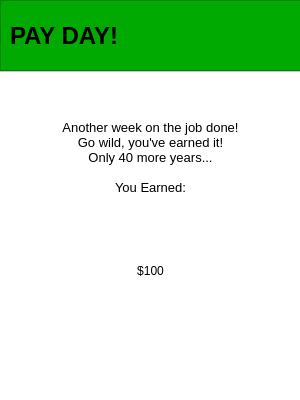
<?xml version="1.0" encoding="UTF-8"?>
<ui version="4.0">
 <class>MoneyPopupDialog</class>
 <widget class="QDialog" name="MoneyPopupDialog">
  <property name="geometry">
   <rect>
    <x>0</x>
    <y>0</y>
    <width>300</width>
    <height>400</height>
   </rect>
  </property>
  <property name="windowTitle">
   <string>Dialog</string>
  </property>
  <widget class="QGraphicsView" name="graphicsView">
   <property name="geometry">
    <rect>
     <x>0</x>
     <y>0</y>
     <width>301</width>
     <height>71</height>
    </rect>
   </property>
   <property name="styleSheet">
    <string notr="true">background-color: rgb(0, 170, 0);</string>
   </property>
  </widget>
  <widget class="QLabel" name="label">
   <property name="geometry">
    <rect>
     <x>10</x>
     <y>10</y>
     <width>141</width>
     <height>51</height>
    </rect>
   </property>
   <property name="font">
    <font>
     <pointsize>18</pointsize>
     <italic>false</italic>
     <bold>true</bold>
    </font>
   </property>
   <property name="text">
    <string>PAY DAY!</string>
   </property>
  </widget>
  <widget class="QTextBrowser" name="textBrowser">
   <property name="geometry">
    <rect>
     <x>-5</x>
     <y>71</y>
     <width>311</width>
     <height>341</height>
    </rect>
   </property>
   <property name="styleSheet">
    <string notr="true">background-color: rgb(255, 255, 255);</string>
   </property>
   <property name="html">
    <string>&lt;!DOCTYPE HTML PUBLIC &quot;-//W3C//DTD HTML 4.0//EN&quot; &quot;http://www.w3.org/TR/REC-html40/strict.dtd&quot;&gt;
&lt;html&gt;&lt;head&gt;&lt;meta name=&quot;qrichtext&quot; content=&quot;1&quot; /&gt;&lt;meta charset=&quot;utf-8&quot; /&gt;&lt;style type=&quot;text/css&quot;&gt;
p, li { white-space: pre-wrap; }
hr { height: 1px; border-width: 0; }
li.unchecked::marker { content: &quot;\2610&quot;; }
li.checked::marker { content: &quot;\2612&quot;; }
&lt;/style&gt;&lt;/head&gt;&lt;body style=&quot; font-family:'Segoe UI'; font-size:9pt; font-weight:400; font-style:normal;&quot;&gt;
&lt;p align=&quot;center&quot; style=&quot;-qt-paragraph-type:empty; margin-top:0px; margin-bottom:0px; margin-left:0px; margin-right:0px; -qt-block-indent:0; text-indent:0px;&quot;&gt;&lt;br /&gt;&lt;/p&gt;
&lt;p align=&quot;center&quot; style=&quot;-qt-paragraph-type:empty; margin-top:0px; margin-bottom:0px; margin-left:0px; margin-right:0px; -qt-block-indent:0; text-indent:0px; font-size:10pt; color:#000000;&quot;&gt;&lt;br /&gt;&lt;/p&gt;
&lt;p align=&quot;center&quot; style=&quot;-qt-paragraph-type:empty; margin-top:0px; margin-bottom:0px; margin-left:0px; margin-right:0px; -qt-block-indent:0; text-indent:0px; font-size:10pt;&quot;&gt;&lt;br /&gt;&lt;/p&gt;
&lt;p align=&quot;center&quot; style=&quot; margin-top:0px; margin-bottom:0px; margin-left:0px; margin-right:0px; -qt-block-indent:0; text-indent:0px;&quot;&gt;&lt;span style=&quot; font-size:10pt; color:#000000;&quot;&gt;Another week on the job done!&lt;/span&gt;&lt;/p&gt;
&lt;p align=&quot;center&quot; style=&quot; margin-top:0px; margin-bottom:0px; margin-left:0px; margin-right:0px; -qt-block-indent:0; text-indent:0px;&quot;&gt;&lt;span style=&quot; font-size:10pt; color:#000000;&quot;&gt;Go wild, you've earned it!&lt;/span&gt;&lt;/p&gt;
&lt;p align=&quot;center&quot; style=&quot; margin-top:0px; margin-bottom:0px; margin-left:0px; margin-right:0px; -qt-block-indent:0; text-indent:0px;&quot;&gt;&lt;span style=&quot; font-size:10pt; color:#000000;&quot;&gt;Only 40 more years...&lt;/span&gt;&lt;/p&gt;
&lt;p align=&quot;center&quot; style=&quot;-qt-paragraph-type:empty; margin-top:0px; margin-bottom:0px; margin-left:0px; margin-right:0px; -qt-block-indent:0; text-indent:0px; font-size:10pt; color:#000000;&quot;&gt;&lt;br /&gt;&lt;/p&gt;
&lt;p align=&quot;center&quot; style=&quot; margin-top:0px; margin-bottom:0px; margin-left:0px; margin-right:0px; -qt-block-indent:0; text-indent:0px;&quot;&gt;&lt;span style=&quot; font-size:10pt; color:#000000;&quot;&gt;You Earned:&lt;/span&gt;&lt;/p&gt;&lt;/body&gt;&lt;/html&gt;</string>
   </property>
  </widget>
  <widget class="QLabel" name="moneyLabel">
   <property name="geometry">
    <rect>
     <x>80</x>
     <y>250</y>
     <width>141</width>
     <height>41</height>
    </rect>
   </property>
   <property name="layoutDirection">
    <enum>Qt::LayoutDirection::LeftToRight</enum>
   </property>
   <property name="styleSheet">
    <string notr="true">color:black;</string>
   </property>
   <property name="text">
    <string>$100</string>
   </property>
   <property name="alignment">
    <set>Qt::AlignmentFlag::AlignCenter</set>
   </property>
  </widget>
 </widget>
 <resources/>
 <connections/>
</ui>
